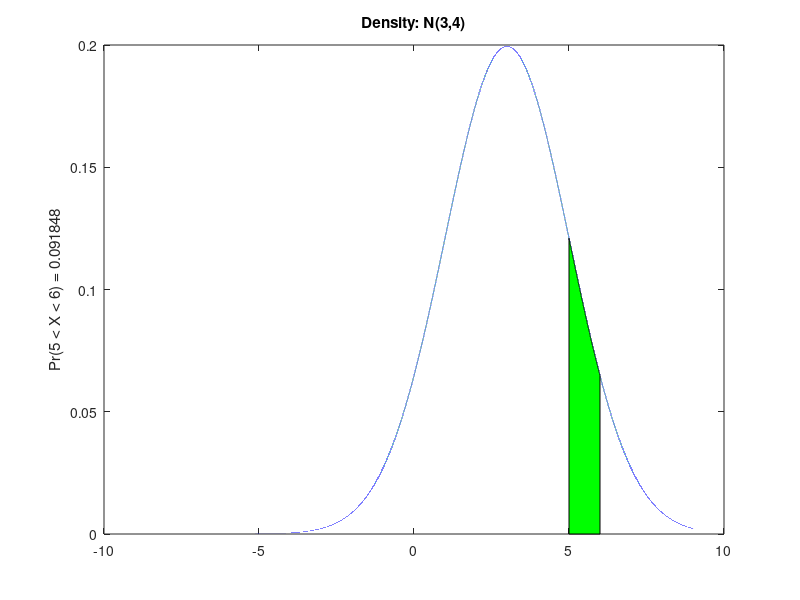

Reproduce this figure in MATLAB. (Note: this script raises an error after producing the figure.)
%% Probability calculations in N(mu, sigma^2)
% Define the parameters of the normal distribution.

mean = 3;
variance = 4;
sigma = sqrt(variance);

%% Probability P(X < 1.2)
% Compute the cumulative probability up to 1.2.

disp('--------------')
disp('P(X < 1.2) in N(3,4)')
disp(normcdf(1.2, mean, sigma))

%% Probability P(5 < X < 6)
% Compute the probability that the random variable
% lies between 5 and 6 using the CDF.

disp('--------------')
disp('P(5 < X < 6) in N(3,4)')
prob56 = normcdf(6, mean, sigma) - normcdf(5, mean, sigma);
disp(prob56)

%% Plotting P(5 < X < 6)
% Plot the density function and highlight the area
% corresponding to the probability P(5 < X < 6).

x = (-9:0.0001:9)';
ypdf = normpdf(x, mean, sigma);

plot(x, ypdf);
title(['Density: N(' num2str(mean) ',' num2str(variance) ')'])
hold('on')

% Identify indices corresponding to the interval [5, 6]
a = find(x <= 5, 1, 'last');
b = find(x >= 6, 1);

% Shade the probability area
fill(x(a:b), [0; ypdf(a+1:b-1); 0], 'g')

ylabel(['Pr(5 < X < 6) = ' num2str(prob56)])

%% Shading using normspec
% Alternative visualization using the built-in normspec function,
% which highlights probability regions automatically.

normspec([5 6], mean, sigma, 'inside')
title(['N(' num2str(mean) ',' num2str(variance) ')'])
ylabel(['Pr(5 < X < 6) = ' num2str(prob56)])

%% Shading using fill (alternative implementation)
% Manual shading of the probability area using fill.
% This section replicates the graphical result explicitly.

figure
x = (-9:0.0001:9)';
ypdf = normpdf(x, mean, sigma);

plot(x, ypdf);
title(['Density: N(' num2str(mean) ',' num2str(variance) ')'])
hold('on')

a = find(x <= 5, 1, 'last');
b = find(x >= 6, 1);

fill(x(a:b), [0; ypdf(a+1:b-1); 0], 'g')
ylabel(['Pr(5 < X < 6) = ' num2str(prob56)])

%% Quantile in N(3,4)
% Compute the 0.975 quantile of the distribution.
% This value leaves 2.5% of the probability mass to the right.
